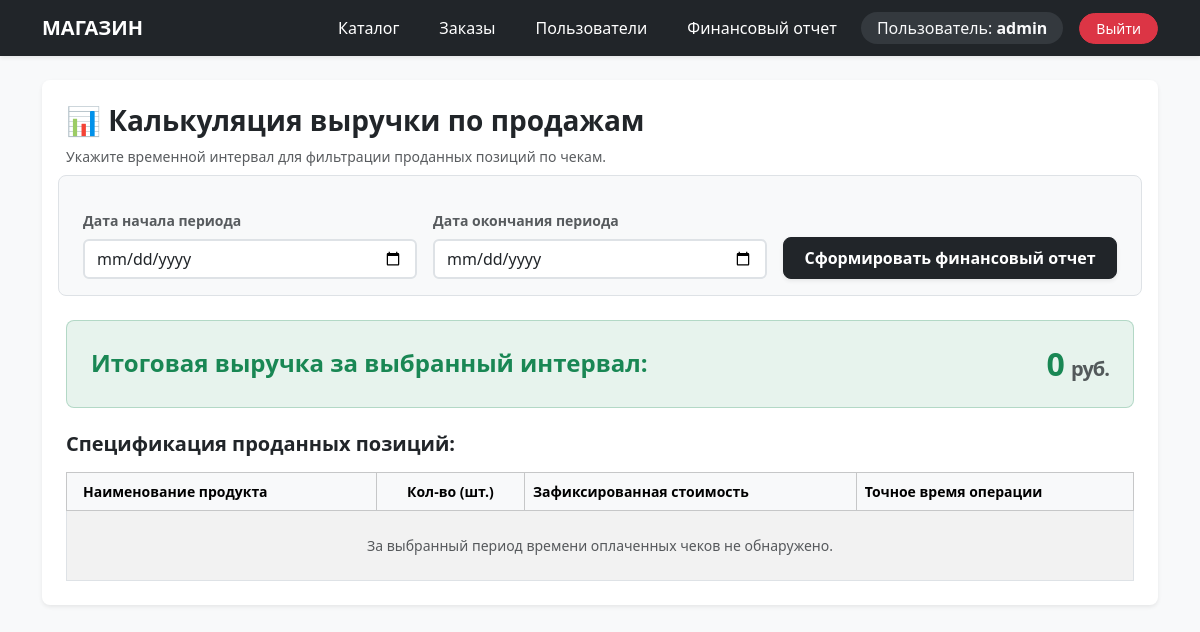
/report/ (signed in), run on an earlier commit of the app's database.
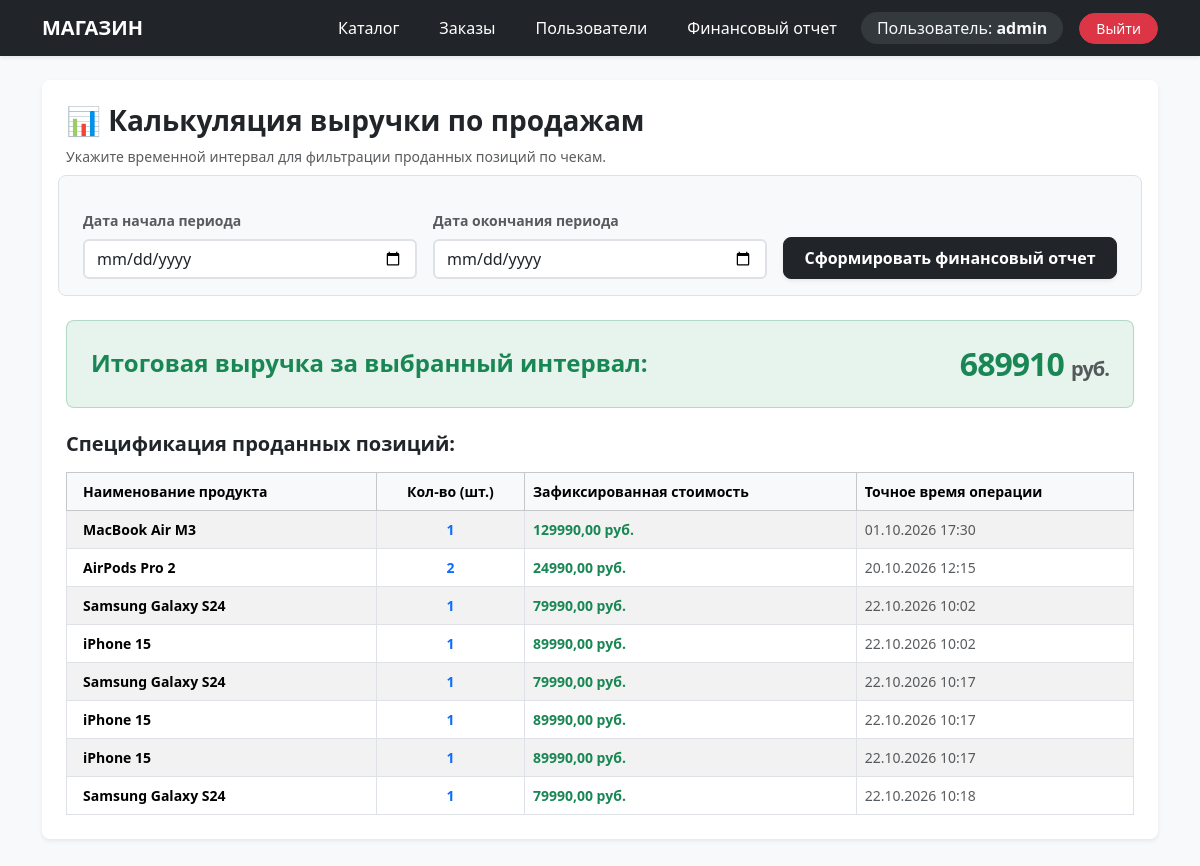
And on a later commit of the database.
### main/models.py (models this page shows, shortened)
class OrderItem(models.Model):
    order = models.ForeignKey(Order, on_delete=models.CASCADE, related_name='items')
    product = models.ForeignKey(Product, on_delete=models.PROTECT)
    quantity = models.PositiveIntegerField(default=1)
    price_at_purchase = models.DecimalField(max_digits=10, decimal_places=2)

class Product(models.Model):
    name = models.CharField(max_length=100)
    price = models.DecimalField(max_digits=10, decimal_places=2)
    category = models.ForeignKey(Category, on_delete=models.PROTECT)
    stock_quantity = models.PositiveIntegerField(default=0)
    is_deleted = models.BooleanField(default=False)

class Order(models.Model):
    user = models.ForeignKey(User, on_delete=models.CASCADE)
    status = models.CharField(max_length=50, default='Новый')
    created_at = models.DateTimeField(auto_now_add=True)

### main/views.py (the view)
# urls.py: path('report/', SalesReportView.as_view(), name='sales_report'),
class SalesReportView(AdminRequiredMixin, TemplateView):
    template_name = 'sales_report.html'
    def get_context_data(self, **kwargs):
        context = super().get_context_data(**kwargs)
        start_date = self.request.GET.get('start_date')
        end_date = self.request.GET.get('end_date')
        items = OrderItem.objects.all()
        if start_date and end_date:
            items = items.filter(order__created_at__range=[start_date, end_date])
        total_sales = items.aggregate(total=Sum(F('quantity') * F('price_at_purchase')))['total'] or 0
        context['total_sales'] = total_sales
        context['items'] = items
        return context

### main/views.py (called while the page is built)
    def test_func(self):
        return self.request.user.is_authenticated and self.request.user.is_staff

### main/templates/sales_report.html
{% extends 'base.html' %}
{% block content %}
<div class="card border-0 shadow-sm rounded-3 bg-white p-4">
    <h3 class="fw-bold mb-2">📊 Калькуляция выручки по продажам</h3>
    <p class="text-muted small mb-4">Укажите временной интервал для фильтрации проданных позиций по чекам.</p>
    <form method="get" class="row g-3 align-items-end mb-4 bg-light p-3 rounded-3 border">
        <div class="col-md-4">
            <label class="form-label small fw-bold text-muted">Дата начала периода</label>
            <input type="date" name="start_date" class="form-control border-2">
        </div>
        <div class="col-md-4">
            <label class="form-label small fw-bold text-muted">Дата окончания периода</label>
            <input type="date" name="end_date" class="form-control border-2">
        </div>
        <div class="col-md-4">
            <button type="submit" class="btn btn-dark w-100 py-2 rounded-3 fw-bold shadow-sm">Сформировать финансовый
                отчет</button>
        </div>
    </form>
    <div
        class="p-4 mb-4 bg-success bg-opacity-10 border border-success border-opacity-25 rounded-3 d-flex justify-content-between align-items-center">
        <h4 class="text-success mb-0 fw-bold">Итоговая выручка за выбранный интервал:</h4>
        <h2 class="text-success mb-0 fw-bold" style="letter-spacing: -1px;">{{ total_sales }} <small
                class="fs-5 text-muted">руб.</small></h2>
    </div>
    <h5 class="fw-bold mb-3">Спецификация проданных позиций:</h5>
    <div class="table-responsive">
        <table class="table table-bordered table-striped align-middle mb-0 small">
            <thead class="table-light">
                <tr>
                    <th scope="col" class="py-2 px-3">Наименование продукта</th>
                    <th scope="col" class="py-2 text-center">Кол-во (шт.)</th>
                    <th scope="col" class="py-2">Зафиксированная стоимость</th>
                    <th scope="col" class="py-2">Точное время операции</th>
                </tr>
            </thead>
            <tbody>
                {% for item in items %}
                <tr>
                    <td class="px-3 fw-bold">{{ item.product.name }}</td>
                    <td class="text-center text-primary fw-bold">{{ item.quantity }}</td>
                    <td class="text-success fw-bold">{{ item.price_at_purchase }} руб.</td>
                    <td class="text-muted">{{ item.order.created_at|date:"d.m.Y H:i" }}</td>
                </tr>
                {% empty %}
                <tr>
                    <td colspan="4" class="text-center py-4 text-muted">За выбранный период времени оплаченных чеков не
                        обнаружено.</td>
                </tr>
                {% endfor %}
            </tbody>
        </table>
    </div>
</div>
{% endblock %}

### main/templates/base.html (shortened to what this page needs)
{% load static %}
<!DOCTYPE html>
<html lang="ru">
<head>
    <link href="https://cdn.jsdelivr.net/npm/bootstrap@5.3.2/dist/css/bootstrap.min.css" rel="stylesheet">
    <link href="{% static 'css/custom.css' %}" rel="stylesheet">
</head>
<body class="bg-light" style="font-family: system-ui, sans-serif;">
    <nav class="navbar navbar-expand-lg navbar-dark bg-dark shadow-sm sticky-top mb-4">
        <div class="container">
            <a class="navbar-brand fw-bold text-uppercase" href="{% url 'home' %}">Магазин</a>
            <div class="collapse navbar-collapse" id="mainNav">
                <div class="navbar-nav align-items-center gap-2 ms-auto">
                    <a href="{% url 'home' %}" class="nav-link btn btn-sm btn-outline-secondary text-white px-3 border-0">Каталог</a>
                    {% if user.is_authenticated %}
                        <a href="{% url 'order_history' %}" class="nav-link btn btn-sm btn-outline-secondary text-white px-3 border-0">Заказы</a>
                        {% if user.is_staff %}
                            <a href="{% url 'admin_users' %}" class="nav-link btn btn-sm btn-outline-secondary text-white px-3 border-0">Пользователи</a>
                            <a href="{% url 'sales_report' %}" class="nav-link btn btn-sm btn-outline-secondary text-white px-3 border-0">Финансовый отчет</a>
                        {% endif %}
                        <span class="navbar-text text-light bg-secondary bg-opacity-25 px-3 py-1 rounded-pill me-2">
                            Пользователь: <strong>{{ user.username }}</strong>
                        </span>
                        <form action="{% url 'logout' %}" method="post" class="d-inline">
                            <button type="submit" class="btn btn-danger btn-sm px-3 rounded-pill">Выйти</button>
                        </form>
                    {% else %}
                        <a href="{% url 'login' %}" class="btn btn-outline-light btn-sm px-3 rounded-pill">Войти</a>
                        <a href="{% url 'register' %}" class="btn btn-primary btn-sm px-3 rounded-pill shadow-sm">Регистрация</a>
                    {% endif %}
                </div>
            </div>
        </div>
    </nav>
    <div class="container mb-5">
        {% block content %}{% endblock %}
    </div>
</body>
</html>

What changed in the data, as far as the page shows it:
added OrderItem: product.name "MacBook Air M3", quantity "1", price_at_purchase "129990,00", order.created_at "01.10.2026 17:30"
added OrderItem: product.name "AirPods Pro 2", quantity "2", price_at_purchase "24990,00", order.created_at "20.10.2026 12:15"
added OrderItem: product.name "Samsung Galaxy S24", quantity "1", price_at_purchase "79990,00", order.created_at "22.10.2026 10:02"
added OrderItem: product.name "iPhone 15", quantity "1", price_at_purchase "89990,00", order.created_at "22.10.2026 10:02"
added OrderItem: product.name "Samsung Galaxy S24", quantity "1", price_at_purchase "79990,00", order.created_at "22.10.2026 10:17"
added OrderItem: product.name "iPhone 15", quantity "1", price_at_purchase "89990,00", order.created_at "22.10.2026 10:17"
added OrderItem: product.name "iPhone 15", quantity "1", price_at_purchase "89990,00", order.created_at "22.10.2026 10:17"
added OrderItem: product.name "Samsung Galaxy S24", quantity "1", price_at_purchase "79990,00", order.created_at "22.10.2026 10:18"
Also different on the page:
{{ total_sales }}: "0" → "689910"
text no longer shown: "За выбранный период времени оплаченных чеков не обнаружено."
